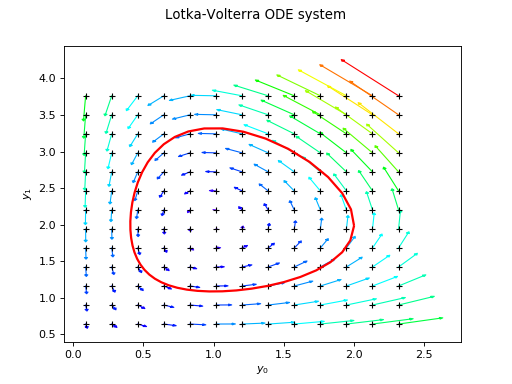

The script that drew this image:
import openturns as ot
from matplotlib import pyplot as plt
from openturns.viewer import View

def flow(X):
    Y0 = X[0]
    Y1 = X[1]
    dY0 = Y0 * (2.0 - Y1)
    dY1 = Y1 * (Y0 - 1.0)
    return [dY0, dY1]

phi_func = ot.PythonFunction(2, 2, flow)
phi = ot.ValueFunction(phi_func)
solver = ot.RungeKutta(phi)

initialState = [2.0, 2.0]
nt = 47
dt = 0.1
timeGrid = ot.RegularGrid(0.0, dt, nt)
result = solver.solve(initialState, timeGrid)
xMin = result.getMin()
xMax = result.getMax()
delta = 0.2 * (xMax - xMin)
mesh = ot.IntervalMesher([12]*2).build(ot.Interval(xMin - delta, xMax + delta))
field = ot.Field(mesh, phi_func(mesh.getVertices()))
ot.ResourceMap.SetAsScalar("Field-ArrowScaling", 0.1)
graph = field.draw()
cloud = ot.Cloud(mesh.getVertices())
cloud.setColor("black")
graph.add(cloud)
curve = ot.Curve(result)
curve.setColor("red")
curve.setLineWidth(2)
graph.add(curve)

fig = plt.figure()
ax = fig.add_subplot(111)
View(graph, figure=fig)
plt.suptitle("Lotka-Volterra ODE system")
plt.xlabel(r'$y_0$')
plt.ylabel(r'$y_1$')
plt.grid()
